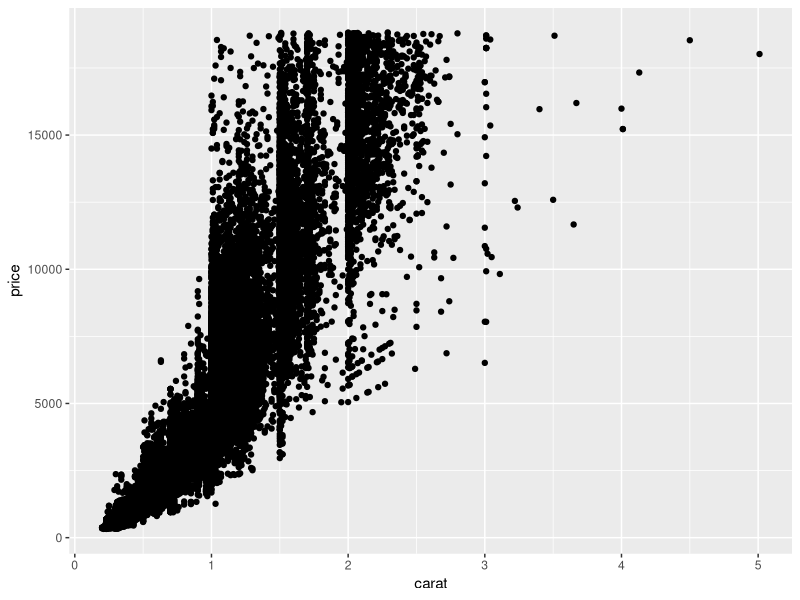
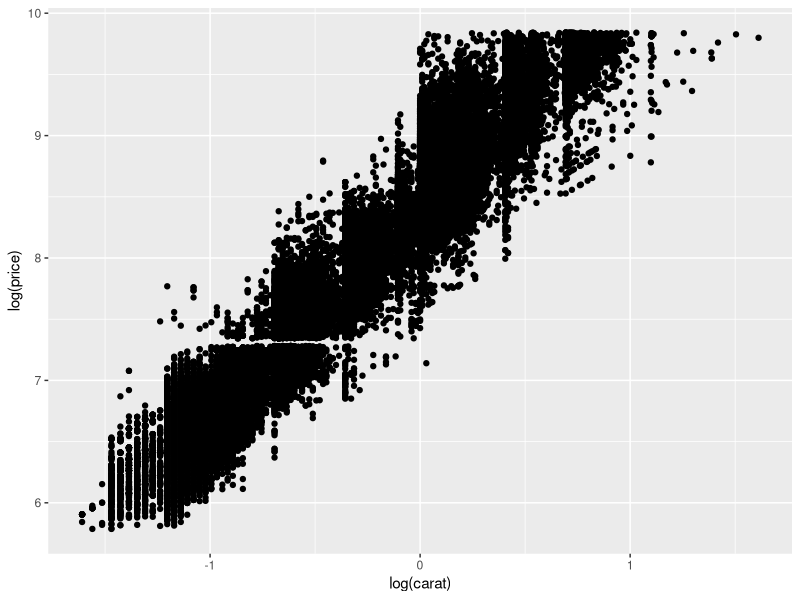
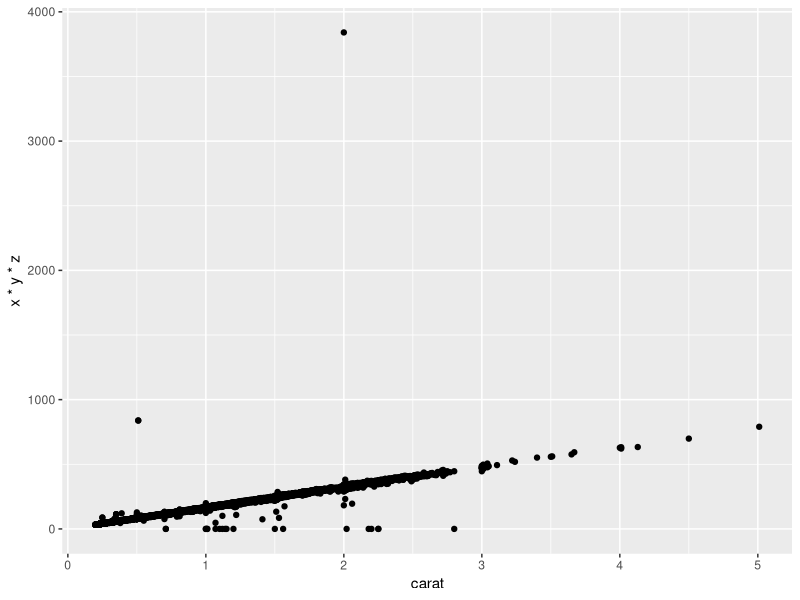
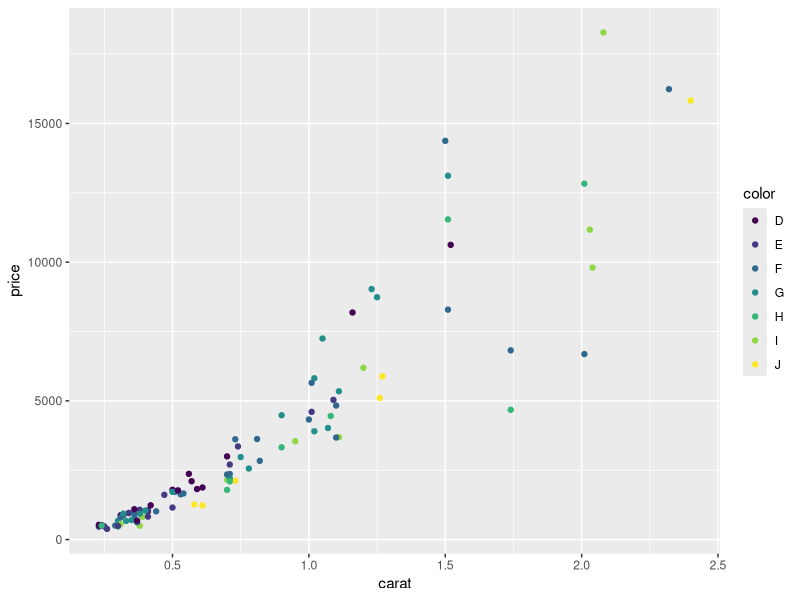
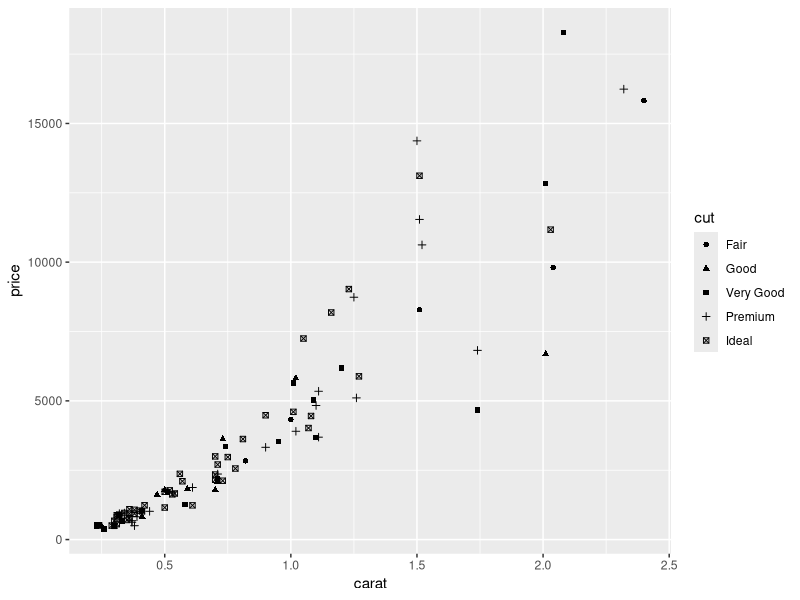
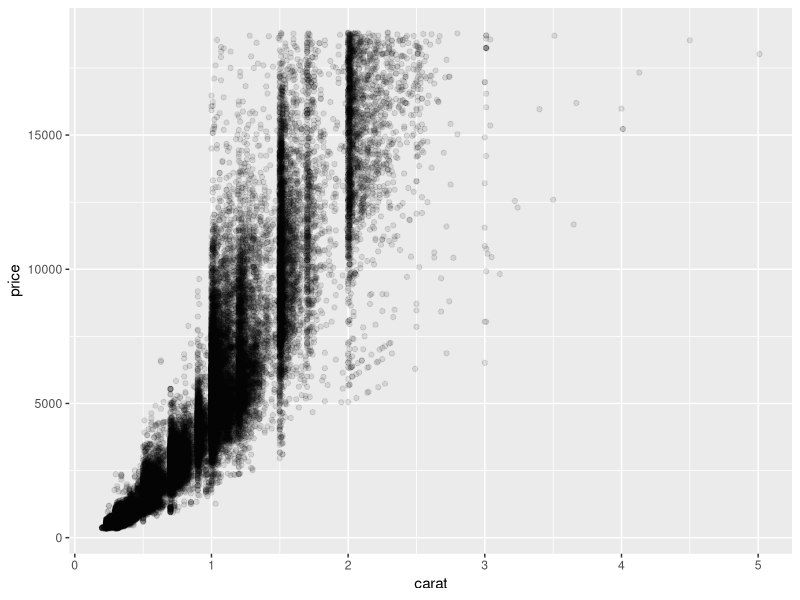
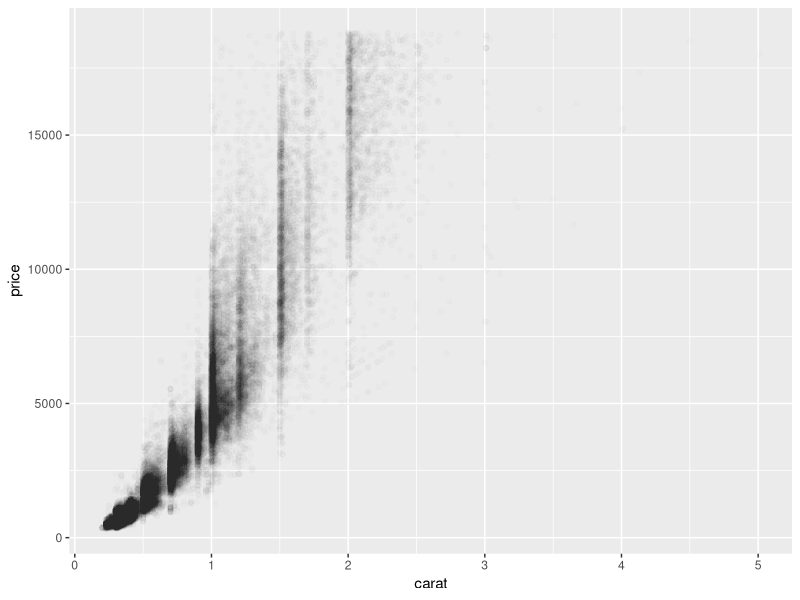
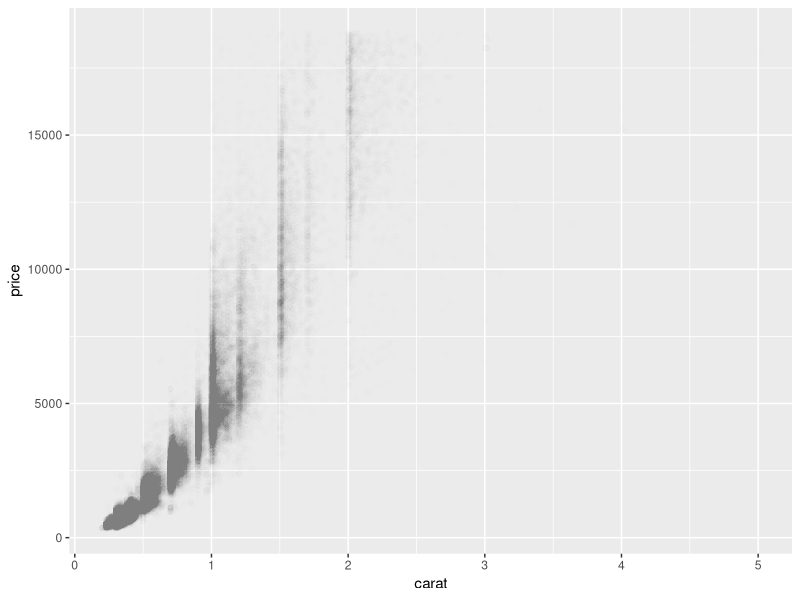

Generate these figures, in order, with R: (Note: this script raises an error after producing the figures.)
library("ggplot2")

set.seed(1000)
dsmall <- diamonds[sample(nrow(diamonds),100),]


# 1 qplot basic

qplot(carat, price, data = diamonds)

qplot(log(carat),log(price), data = diamonds)

qplot(carat, x*y*z, data = diamonds)

qplot(carat, price, data = dsmall, colour = color)

qplot(carat, price, data = dsmall, shape = cut)

# 调节alpha值，看数据重叠的情况
qplot(carat, price, data = diamonds, alpha = I(1/10))
qplot(carat, price, data = diamonds, alpha = I(1/100))
qplot(carat, price, data = diamonds, alpha = I(1/200))
qplot(carat, price, data = diamonds, alpha = I(1/500))

# 2 几何对象 geom

# 几何对象用集合传入geom
qplot(carat, price, data = dsmall, geom = c("point","smooth"))
qplot(carat, data = diamonds, geom = c("histogram"))

p <- qplot(displ,hwy, data = mpg, colour = factor(cyl))
p
summary(p)


p <- ggplot(mtcars)
summary(p)

p <- p + aes(wt, hp)
p <- p + geom_point()
p
summary(p)


p <- p + geom_point(aes(colour = "darkblue"))
p
p <- p + geom_point(aes(y = disp))
p

library(nlme)

q <- ggplot(Oxboys, aes(age, height, group = Subject)) + geom_line()
q <- q + geom_smooth(aes(group = Subject), method = "lm", se = F)
q

q <- q + geom_smooth(aes(group = 1), method = "lm", size = 2, se = F)
q
boybox <- ggplot(Oxboys, aes(Occasion, height)) + geom_boxplot()
boybox

boybox <- boybox + geom_line(aes(group = Subject), colour = "#3366FF")
boybox

d <- ggplot(diamonds, aes(carat)) + xlim(0,3)

d + stat_bin(aes(ymax = ..count..), binwidth = 0.1, geom = "area")

d + stat_bin(aes(size = ..density..), binwidth = 0.1, geom = "point", position = "identity")

d + stat_bin(
  aes(y = 1, fill = ..count..), binwidth = 0.1,
  geom = "tile", position="identity")



test.df <- data.frame(
    x = c(3,1,5),
    y = c(2,4,6),
    label = c("a","b", "c")
  )

test.p <- ggplot(test.df, aes(x,y)) + xlab(NULL) + ylab(NULL)
test.p + geom_point() + labs(title = "geom_point")
test.p + geom_bar(stat = "identity") + labs(title = "geom_bar(stat = \"identity\")")
test.p + geom_line() + labs(title = "geom_line")
test.p + geom_area() + labs(title = "geom_area")
test.p + geom_path() + labs(title = "geom_path")
test.p + geom_text(aes(label = label)) + labs(title = "geom_text")
test.p + geom_tile() + labs(title = "geom_tile")
test.p + geom_polygon() + labs(title = "geom_polygon")



# 展示数据分布

depth_dist <- ggplot(diamonds, aes(depth)) + xlim(58,68)
# 直方图, 用了分面对比
depth_dist + geom_histogram(aes(y = ..density.., colour = cut), binwidth = 0.1) + facet_grid(cut ~ .)
# 条件密度图
depth_dist + geom_histogram(aes(fill = cut), binwidth = 0.1, position = "fill")
# 频率多边形图
depth_dist + geom_freqpoly(aes(y = ..density.., colour = cut), binwidth = 0.1)



library(plyr)
qplot(cut, depth, data = diamonds, geom = "boxplot")
qplot(carat, depth, data = diamonds, geom = "boxplot", group = round_any(carat, 0.1, floor), xlim = c(0,3))

qplot(class, cty, data = mpg, geom = "jitter")

qplot(depth, data=diamonds, geom="density", xlim = c(54, 70))
qplot(depth, data=diamonds, geom="density", xlim = c(54, 70),
      fill = cut, alpha = I(0.2))



# 处理掩盖问题

test.data <- data.frame(
  x = rnorm(2000),
  y = rnorm(2000)
  )
test.data
norm <- ggplot(test.data, aes(x,y))
norm + geom_point()
norm + geom_point(shape = 1) # 中空的点
norm + geom_point(shape = ".") # 点的大小为像素级别

# alpha 分母表示一个位置的颜色完全变为不透明时，所需要重叠点的数量
norm + geom_point(colour = "black", alpha = 1/3) 
norm + geom_point(colour = "black", alpha = 1/5)
norm + geom_point(colour = "black", alpha = 1/10)

td <- ggplot(diamonds, aes(table, depth)) +
  xlim(50, 70) + ylim(50, 70)
td + geom_point()
td + geom_jitter()
jit <- position_jitter(width = 0.5)
td + geom_jitter(position = jit)
td + geom_jitter(position = jit, colour = alpha("black", 1/10))
td + geom_jitter(position = jit, colour = alpha("black", 1/50))
td + geom_jitter(position = jit, colour = alpha("black", 1/200))




# Chap 6

plot <- qplot(cty, hwy, data = mpg)
plot

plot + aes(x = drv)

plot + aes(x = drv) + scale_x_discrete()


p <- qplot(sleep_total, sleep_cycle, data = msleep, colour = vore)
p
# Explicitly add the default scale
p + scale_colour_hue()
# Adjust parameters of the default, here changing the appearance
# of the legend
p + scale_colour_hue("What does\nit eat?",
                     breaks = c("herbi", "carni", "omni", NA),
                     labels = c("plants", "meat", "both", "don’t know"))
# Use a different scale
p + scale_colour_brewer(palette = "Set1")



p <- qplot(cty, hwy, data = mpg, colour = displ)
p
p + scale_x_continuous("City mpg")
p + xlab("City mpg") # x 坐标轴名称换成City mpg
p + ylab("Highway mpg") # y 坐标轴名称
p + labs(x = "City mpg", y = "Highway", colour = "Displacement") # 同时开始换
p + xlab(expression(frac(miles, gallon)))






p <- qplot(cyl, wt, data = mtcars)
p
p + scale_x_continuous(breaks = c(5.5, 6.5))
p + scale_x_continuous(limits = c(5.5, 6.5))
p <- qplot(wt, cyl, data = mtcars, colour = cyl)
p
p + scale_colour_gradient(breaks = c(5.5, 6.5))
p + scale_colour_gradient(limits = c(5.5, 6.5))


qplot(log10(carat), log10(price), data = diamonds)
qplot(carat, price, data = diamonds) + scale_x_log10() + scale_y_log10()

plot <- ggplot(data = economics, aes(date, psavert)) + geom_line() + geom_hline(xintercept = 0, colour = "grey50")
plot
+ ylab("Personal savings rate") + geom_hline(xintercept = 0, colour = "grey50")
plot
plot + scale_x_date(major = "10 years")
plot + scale_x_date(
  limits = as.Date(c("2004-01-01", "2005-01-01")),
  format = "%Y-%m-%d"
)


# 颜色渐变，从浓变淡
point <- qplot(brainwt, bodywt, data = msleep, log = "xy",
               colour = vore)
area <- qplot(log10(brainwt), data = msleep, fill = vore,
              binwidth = 1)
point + scale_colour_brewer(palette = "Set1")
point + scale_colour_brewer(palette = "Set2")
point + scale_colour_brewer(palette = "Pastel1")
area + scale_fill_brewer(palette = "Set1")
area + scale_fill_brewer(palette = "Set2")
area + scale_fill_brewer(palette = "Pastel1")





plot <- qplot(brainwt, bodywt, data = msleep, log = "xy")
plot + aes(colour = vore) +
  scale_colour_manual(values = c("red", "orange", "yellow",
                                "green", "blue"))
colours <- c(carni = "red", "NA" = "orange", insecti = "yellow",herbi = "green", omni = "blue")
plot + aes(colour = vore) + scale_colour_manual(values = colours)
plot + aes(shape = vore) +
  scale_shape_manual(values = c(1, 2, 6, 0, 23))



huron <- data.frame(year = 1875:1972, level = LakeHuron)
huron
ggplot(huron, aes(year)) + 
  geom_line(aes(y = level - 5), colour = "blue") + 
  geom_line(aes(y = level + 5), colour = "red") + 
  scale_colour_manual("Direction", values = c("below" = "blue", "above" = "red"))


             
# Chap 7

mpg2 <- subset(mpg, cyl != 5&drv %in% c("4","f"))
mpg2

qplot(cty, hwy, data = mpg2)

# 一行多列
qplot(cty, hwy, data = mpg2) + facet_grid(.~cyl)
# 一列多行
qplot(cty, hwy, data = mpg2) + facet_grid(cyl~.)

# 多行多列
qplot(cty, hwy, data = mpg2) + facet_grid(drv~cyl)



# 电影 10 年评分分布
movies$decade <- round_any(movies$year, 10, floor)
qplot(rating, ..density.., data=subset(movies, decade > 1890),
      geom="histogram", binwidth = 0.5) +
  facet_wrap(~ decade, ncol = 6)




             
             